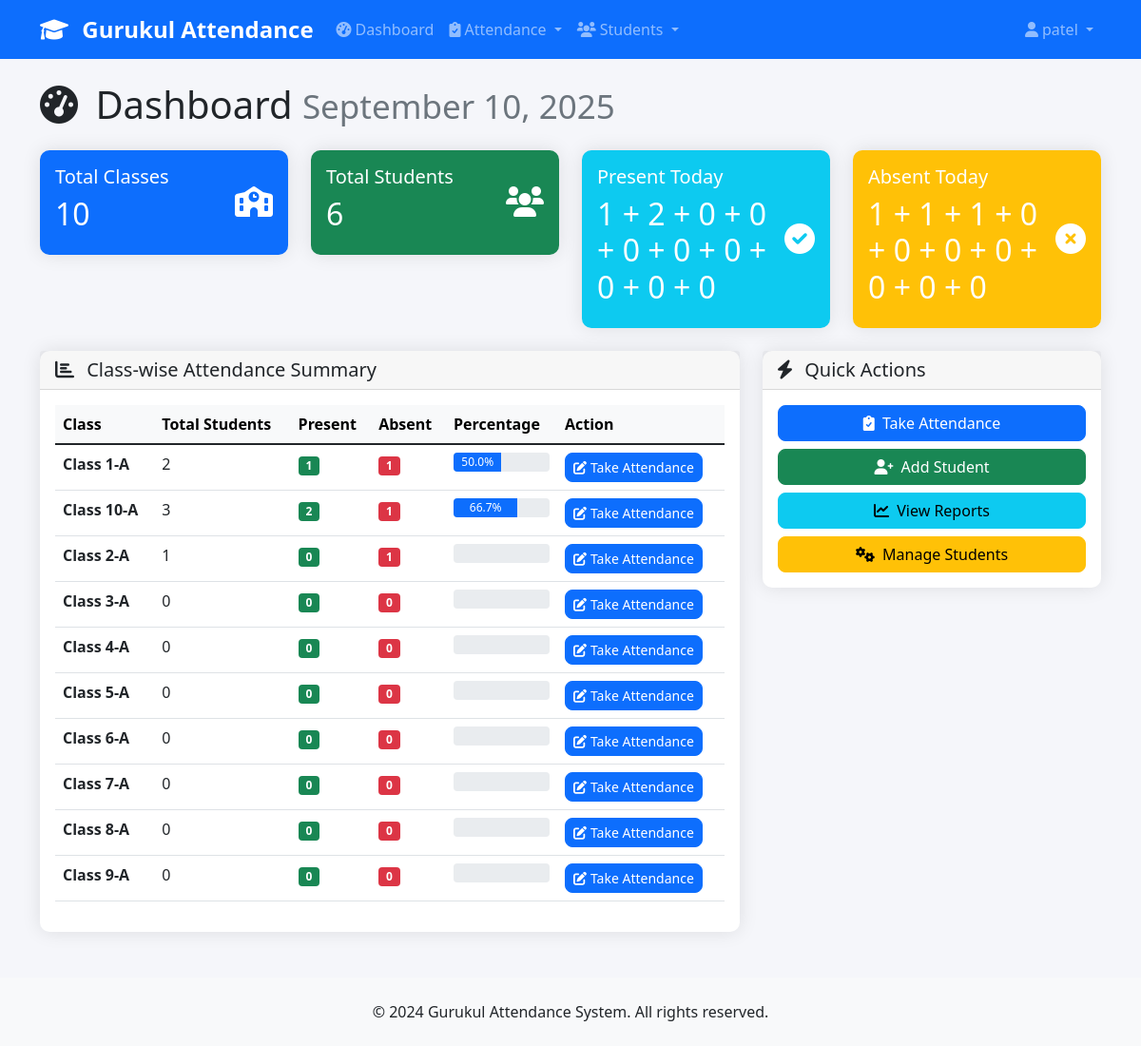
The page /dashboard/ (signed in) on the database its author committed.
### attendance/models.py (models this page shows, shortened)
class Standard(models.Model):
    STANDARDS_CHOICES = [(str(i), f"Class {i}") for i in range(1, 11)]
    name = models.CharField(max_length=2, choices=STANDARDS_CHOICES)
    section = models.CharField(max_length=1, default='A')
    class Meta:
        ordering = ['name', 'section']
    name = models.CharField(max_length=2, choices=STANDARDS_CHOICES, unique=True)
    section = models.CharField(max_length=1, default='A')
    class Meta:
        ordering = ['name']
    def __str__(self):
        return f"Class {self.name}-{self.section}"

### attendance/views.py (the view)
# urls.py: path('dashboard/', views.dashboard, name='dashboard'),
@login_required
def dashboard(request):
    today = timezone.now().date()
    standards = Standard.objects.all()
    attendance_summary = []
    for standard in standards:
        total_students = standard.students.filter(is_active=True).count()
        present_today = AttendanceRecord.objects.filter(
            student__standard=standard,
            date=today,
            status='present'
        ).count()
        attendance_summary.append({
            'standard': standard,
            'total_students': total_students,
            'present_today': present_today,
            'absent_today': total_students - present_today,
            'percentage': round((present_today / total_students * 100) if total_students > 0 else 0, 1)
        })
    recent_records = AttendanceRecord.objects.filter(
        date__gte=today - timedelta(days=7)
    ).select_related('student', 'student__standard').order_by('-created_at')[:10]
    context = {
        'attendance_summary': attendance_summary,
        'recent_records': recent_records,
        'today': today,
        'total_standards': standards.count(),
        'total_students': Student.objects.filter(is_active=True).count(),
    }
    return render(request, 'attendance/dashboard.html', context)

### templates/attendance/dashboard.html (shortened to what this page needs)
{% extends 'base.html' %}
{% block content %}
<div class="row">
    <div class="col-12">
        <h1 class="mb-4">
            <i class="fas fa-tachometer-alt me-2"></i>
            Dashboard
            <small class="text-muted">{{ today|date:"F d, Y" }}</small>
        </h1>
    </div>
</div>
<div class="row mb-4">
    <div class="col-md-3">
        <div class="card text-white bg-primary">
            <div class="card-body">
                <div class="d-flex justify-content-between">
                    <div>
                        <h5 class="card-title">Total Classes</h5>
                        <h2>{{ total_standards }}</h2>
                    </div>
                    <div class="align-self-center">
                        <i class="fas fa-school fa-2x"></i>
                    </div>
                </div>
            </div>
        </div>
    </div>
    <div class="col-md-3">
        <div class="card text-white bg-success">
            <div class="card-body">
                <div class="d-flex justify-content-between">
                    <div>
                        <h5 class="card-title">Total Students</h5>
                        <h2>{{ total_students }}</h2>
                    </div>
                    <div class="align-self-center">
                        <i class="fas fa-users fa-2x"></i>
                    </div>
                </div>
            </div>
        </div>
    </div>
    <div class="col-md-3">
        <div class="card text-white bg-info">
            <div class="card-body">
                <div class="d-flex justify-content-between">
                    <div>
                        <h5 class="card-title">Present Today</h5>
                        <h2>
                            {% for summary in attendance_summary %}
                                {{ summary.present_today|add:0 }}
                                {% if not forloop.last %}+{% endif %}
                            {% empty %}0{% endfor %}
                        </h2>
                    </div>
                    <div class="align-self-center">
                        <i class="fas fa-check-circle fa-2x"></i>
                    </div>
                </div>
            </div>
        </div>
    </div>
    <div class="col-md-3">
        <div class="card text-white bg-warning">
            <div class="card-body">
                <div class="d-flex justify-content-between">
                    <div>
                        <h5 class="card-title">Absent Today</h5>
                        <h2>
                            {% for summary in attendance_summary %}
                                {{ summary.absent_today|add:0 }}
                                {% if not forloop.last %}+{% endif %}
                            {% empty %}0{% endfor %}
                        </h2>
                    </div>
                    <div class="align-self-center">
                        <i class="fas fa-times-circle fa-2x"></i>
                    </div>
                </div>
            </div>
        </div>
    </div>
</div>
<div class="row">
    <div class="col-lg-8">
        <div class="card">
            <div class="card-header">
                <h5 class="mb-0">
                    <i class="fas fa-chart-bar me-2"></i>
                    Class-wise Attendance Summary
                </h5>
            </div>
            <div class="card-body">
                {% if attendance_summary %}
                <div class="table-responsive">
                    <table class="table table-hover">
                        <thead class="table-light">
                            <tr>
                                <th>Class</th>
                                <th>Total Students</th>
                                <th>Present</th>
                                <th>Absent</th>
                                <th>Percentage</th>
                                <th>Action</th>
                            </tr>
                        </thead>
                        <tbody>
                            {% for summary in attendance_summary %}
                            <tr>
                                <td><strong>{{ summary.standard }}</strong></td>
                                <td>{{ summary.total_students }}</td>
                                <td><span class="badge bg-success">{{ summary.present_today }}</span></td>
                                <td><span class="badge bg-danger">{{ summary.absent_today }}</span></td>
                                <td>
                                    <div class="progress" style="height: 20px;">
                                        <div class="progress-bar" role="progressbar"
                                             style="width: {{ summary.percentage }}%">
                                            {{ summary.percentage }}%
                                        </div>
                                    </div>
                                </td>
                                <td>
                                    <a href="{% url 'take_attendance_standard' summary.standard.id %}"
                                       class="btn btn-sm btn-primary">
                                        <i class="fas fa-edit me-1"></i>Take Attendance
                                    </a>
                                </td>
                            </tr>
                            {% endfor %}
                        </tbody>
                    </table>
                </div>
                {% else %}
                <div class="text-center py-4">
                    <i class="fas fa-inbox fa-3x text-muted mb-3"></i>
                    <p class="text-muted">No classes found. Please add some classes first.</p>
                </div>
                {% endif %}
            </div>
        </div>
    </div>
    <div class="col-lg-4">
        <div class="card">
            <div class="card-header">
                <h5 class="mb-0">
                    <i class="fas fa-bolt me-2"></i>
                    Quick Actions
                </h5>
            </div>
            <div class="card-body">
                <div class="d-grid gap-2">
                    <a href="{% url 'take_attendance' %}" class="btn btn-primary">
                        <i class="fas fa-clipboard-check me-1"></i>
                        Take Attendance
                    </a>
                    <a href="{% url 'add_student' %}" class="btn btn-success">
                        <i class="fas fa-user-plus me-1"></i>
                        Add Student
                    </a>
                    <a href="{% url 'view_attendance' %}" class="btn btn-info">
                        <i class="fas fa-chart-line me-1"></i>
                        View Reports
                    </a>
                    <a href="{% url 'manage_students' %}" class="btn btn-warning">
                        <i class="fas fa-cogs me-1"></i>
                        Manage Students
                    </a>
                </div>
            </div>
        </div>
    </div>
</div>
{% endblock %}

### templates/base.html (shortened to what this page needs)
<!DOCTYPE html>
{% load static %}
<html lang="en">
<head>
    <link href="https://cdn.jsdelivr.net/npm/bootstrap@5.1.3/dist/css/bootstrap.min.css" rel="stylesheet">
    <link rel="stylesheet" href="https://cdnjs.cloudflare.com/ajax/libs/font-awesome/6.0.0/css/all.min.css">
</head>
<body>
    {% if user.is_authenticated %}
    <nav class="navbar navbar-expand-lg navbar-dark bg-primary">
        <div class="container">
            <a class="navbar-brand" href="{% url 'dashboard' %}">
                <i class="fas fa-graduation-cap me-2"></i>
                Gurukul Attendance
            </a>
            <div class="collapse navbar-collapse" id="navbarNav">
                <ul class="navbar-nav me-auto">
                    <li class="nav-item">
                        <a class="nav-link" href="{% url 'dashboard' %}">
                            <i class="fas fa-tachometer-alt me-1"></i>Dashboard
                        </a>
                    </li>
                    <li class="nav-item dropdown">
                        <a class="nav-link dropdown-toggle" href="#" role="button" data-bs-toggle="dropdown">
                            <i class="fas fa-clipboard-check me-1"></i>Attendance
                        </a>
                    </li>
                    <li class="nav-item dropdown">
                        <a class="nav-link dropdown-toggle" href="#" role="button" data-bs-toggle="dropdown">
                            <i class="fas fa-users me-1"></i>Students
                        </a>
                    </li>
                </ul>
                <ul class="navbar-nav">
                    <li class="nav-item dropdown">
                        <a class="nav-link dropdown-toggle" href="#" role="button" data-bs-toggle="dropdown">
                            <i class="fas fa-user me-1"></i>{{ user.get_full_name|default:user.username }}
                        </a>
                    </li>
                </ul>
            </div>
        </div>
    </nav>
    {% endif %}
    <main class="{% if user.is_authenticated %}container mt-4{% endif %}">
        {% block content %}{% endblock %}
    </main>
    {% if user.is_authenticated %}
    <footer class="bg-light mt-5 py-4">
        <div class="container text-center">
            <p class="mb-0">&copy; 2024 Gurukul Attendance System. All rights reserved.</p>
        </div>
    </footer>
    {% endif %}
</body>
</html>

### templates/base.html (style rules this page uses)
body { font-family: 'Segoe UI', Tahoma, Geneva, Verdana, sans-serif; background-color: #f5f6fa; }
.navbar-brand { font-weight: bold; font-size: 1.5rem; }
.card { border: none; border-radius: 10px; box-shadow: 0 0 20px rgba(0, 0, 0, 0.1); }
.btn { border-radius: 8px; font-weight: 500; }

### rows shown on the page
Standard: present_today|add "1", absent_today|add "1", standard "Class 1-A", total_students "2", present_today "1", absent_today "1", percentage "50.0"
Standard: present_today|add "2", absent_today|add "1", standard "Class 10-A", total_students "3", present_today "2", absent_today "1", percentage "66.7"
Standard: present_today|add "0", absent_today|add "1", standard "Class 2-A", total_students "1", present_today "0", absent_today "1"
Standard: present_today|add "0", absent_today|add "0", standard "Class 3-A", total_students "0", present_today "0", absent_today "0"
Standard: present_today|add "0", absent_today|add "0", standard "Class 4-A", total_students "0", present_today "0", absent_today "0"
Standard: present_today|add "0", absent_today|add "0", standard "Class 5-A", total_students "0", present_today "0", absent_today "0"
Standard: present_today|add "0", absent_today|add "0", standard "Class 6-A", total_students "0", present_today "0", absent_today "0"
Standard: present_today|add "0", absent_today|add "0", standard "Class 7-A", total_students "0", present_today "0", absent_today "0"
Standard: present_today|add "0", absent_today|add "0", standard "Class 8-A", total_students "0", present_today "0", absent_today "0"
Standard: present_today|add "0", absent_today|add "0", standard "Class 9-A", total_students "0", present_today "0", absent_today "0"

### other values the page prints
{{ user.get_full_name|default:user.username }} "patel"
{{ total_standards }} "10"
{{ total_students }} "6"
